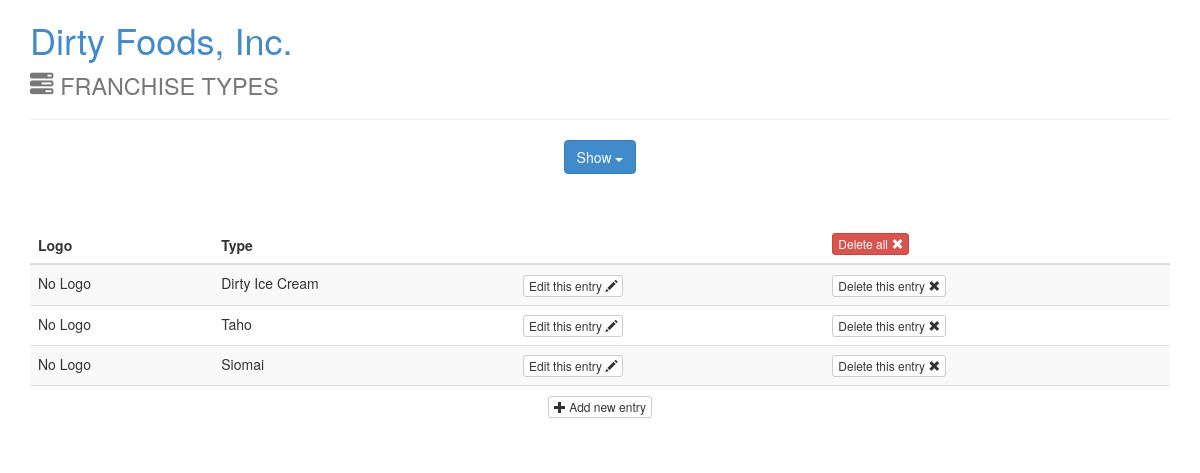
The page /franchisetype.php?show=all on the database its author committed.
### tables this page shows
CREATE TABLE `franchise_type` (
  `franchisetype_id` int(11) NOT NULL AUTO_INCREMENT,
  `type` varchar(45) NOT NULL,
  `logo` varchar(45) DEFAULT NULL,
  PRIMARY KEY (`franchisetype_id`)
);

### franchisetype.php (the view, shortened to what this page needs)
<?php
$con = mysqli_connect(db_address,db_user,db_pass,db_name);
?>
<!DOCTYPE html>
<html lang="en">
<head>
	<link rel="stylesheet" href="css/bootstrap.min.css">
</head>
<body>
	<div class="container">
		<h1><a href="index.php">Dirty Foods, Inc.</a><br><small><span class="glyphicon glyphicon-tasks"></span> FRANCHISE TYPES</small></h1>
		<hr>
	</div>
	<div class="container text-center">
		<div class="btn-group">
			<button class="btn btn-primary dropdown-toggle" data-toggle="dropdown">Show <span class="caret"></span></button>
		</div>
	</div>
<?php
	if (isset($_GET['show'])) {
		if ($_GET['show'] == 'all') {
			$result = mysqli_query($con, "SELECT * FROM franchise_type;");
		}
?>
	<div class="container content">
		<table class="table table-striped">
			<thead>
				<tr>
					<th>Logo</th>
					<th>Type</th>
					<th></th>
					<th>
						<form action="?deleteall" id='delete' method="post"><button type="submit" id='deleteButton' class="btn btn-danger btn-xs">Delete all <span class="glyphicon glyphicon-remove"></span></button></form>
					</th>
				</tr>
			</thead>
		<?php
			while ($row = mysqli_fetch_array($result)) {
				echo "<tr>";
				echo "<td>";
				if (is_null($row['logo']) && $row['logo']=="")
					echo "No Logo";
				else
					echo "<img src='" . $row['logo'] . "' width='100px' height='100px' class='img-responsive img-thumbnail'";
				echo "</td>";
				echo "<td>" . $row['type'] . "</td>";
				echo "
				<td>
					<form action='?edit' method='post'>
						<input type='hidden' name='franchisetype_id' value=" . $row['franchisetype_id']. ">
						<button type='submit' class='btn btn-default btn-xs'>Edit this entry <span class='glyphicon glyphicon-pencil'></span></button>
					</form>
				</td>
				";
				echo "
				<td>
					<form action='?delete' method='post' id='delete' >
						<input type='hidden' name='franchisetype_id' value=" . $row['franchisetype_id']. ">
						<button type='submit' class='btn btn-default btn-xs'>Delete this entry <span class='glyphicon glyphicon-remove'></span></button>
					</form>
				</td>
				";
				echo "</tr>";
			}
		?>
		<tr><td colspan=9 class="text-center"><a href="?add" class="btn btn-default btn-xs"><span class="glyphicon glyphicon-plus"></span> Add new entry</a></td></tr>
		</table>
	</div>
<?php
	}
?>
</body>
</html>

### franchisetype.php (style rules this page uses)
.content { margin-top: 50px; margin-bottom: 50px; }

### rows shown on the page
franchise_type: shows "No Logo", type "Dirty Ice Cream"
franchise_type: shows "No Logo", type "Taho"
franchise_type: shows "No Logo", type "Siomai"
